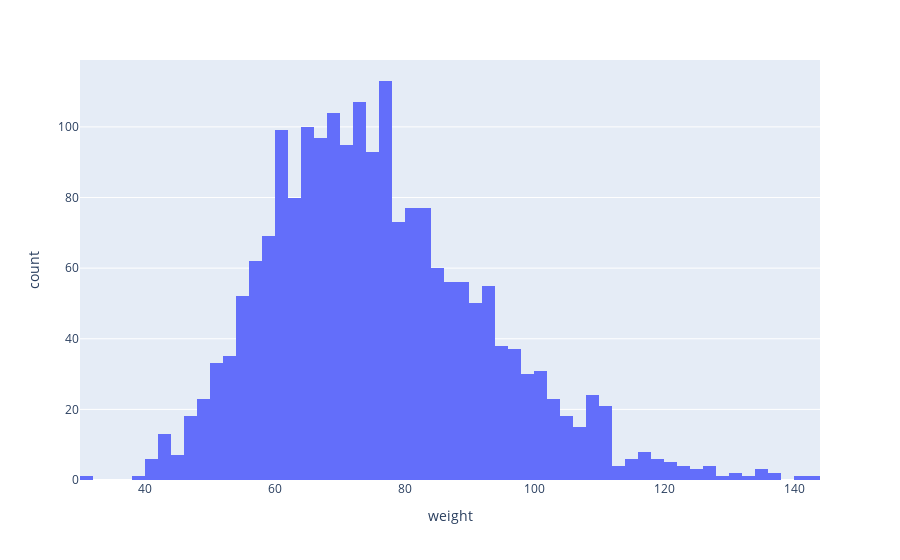

Notebook code for this chart:
### Code cell
px.histogram(hw, x='weight')

### Figure 1 — Plotly figure (JSON) as saved in the notebook; plotly's stock layout.template omitted (floating-point values rounded to 4 significant figures; data arrays with more than 128 entries replaced by an {"elided": "..."} marker saying what was removed)
{"data": [{"alignmentgroup": "True", "bingroup": "x", "hovertemplate": "weight=%{x}<br>count=%{y}<extra></extra>", "legendgroup": "", "marker": {"color": "#636efa", "pattern": {"shape": ""}}, "name": "", "offsetgroup": "", "orientation": "v", "showlegend": false, "type": "histogram", "x": {"elided": "2000 float values"}, "xaxis": "x", "yaxis": "y"}], "layout": {"autosize": true, "barmode": "relative", "legend": {"tracegroupgap": 0}, "margin": {"t": 60}, "xaxis": {"anchor": "y", "autorange": true, "domain": [0, 1], "range": [30, 144], "title": {"text": "weight"}, "type": "linear"}, "yaxis": {"anchor": "x", "autorange": true, "domain": [0, 1], "range": [0, 118.9], "title": {"text": "count"}}}}
